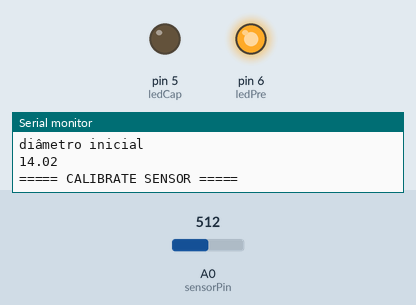
The sketch below on a simulated Arduino Uno, built with avr-gcc and run on an emulated ATmega328P. On the bench: output pins drawn as LEDs (lit = HIGH), the last lines printed to the serial monitor. Inputs (shaded band) come from the test bench; at power-on: A0 (sensorPin) = 512. Storage starts empty; pins used as bus, display or sensor lines are not drawn.

Above: at 1.2 s.
1.3 s: A0 (sensorPin) set to 111
At 2.8 s:
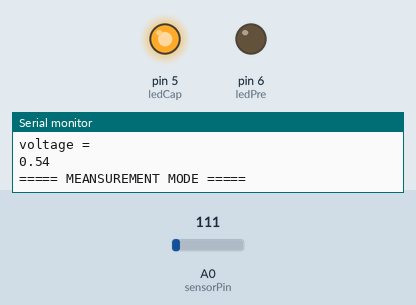
3.9 s: A0 (sensorPin) set to 89
At 16.0 s:
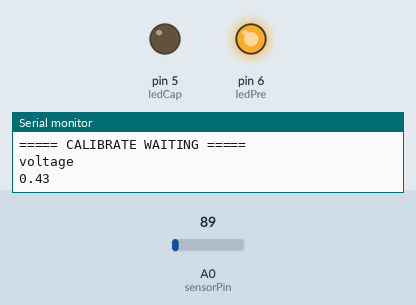
Timing chart, 0 to 16.3 s (numbered marks = the images above; inputs shaded):
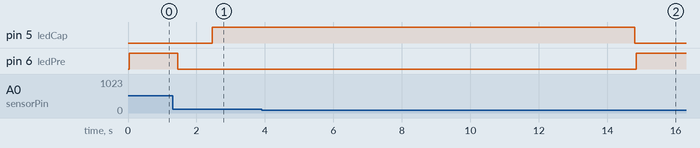

Measured:
- the behaviour switches between 101 and 100 on A0 (sensorPin) (found by bisection; images 1 and 2)
- after the input at 3.9 s, pin 5 (ledCap): HIGH → LOW after 10.9 s; pin 6 (ledPre): LOW → HIGH after 10.9 s

The sketch:

iotree_v.0.8.ino
```cpp
/*  Dendrometro de precisão para mensurar tamanho inicial e
 *   variações de crescimento do diâmetro das árvores
 *   (DAP - diametro a altura do peito com casca).
 *
 *  Code by 3ecologias.net <root@3ecologias.net>
 *
 *  notes:
 *  1 lap lapV =~ 0.5 volts (v) vcc 5v
 *  1 lap lapC =~ 7.9 cm
 *  perimetro extra cE =~ 4 cm
 *  perimetro total cT =~ 64 cm
 *  diametro inicial dI =~ 1.2732 cm
 *  diametro final dT =~ 20.3718 cm
 *  led vermelho: pre-calibragem
 *  led verde: modo de cálculo do diâmetro (DAP) e do crescimento (ICAd) em cm.
 *
 *  steps:
 *  1. ajuste o carretel do sensor e acople o dispositivo na árvore com o dispositivo desligado;
 *  2. ligue o dispositivo para habilitar o modo de calibragem, medição inicial do diâmetro, crescimento e catalogo de dados;
 *  3. o modo de calibragem do sensor verifica se o carretel realizou no mímino uma volta completa;
 *  4. o modo de medição do DAP e ICAd captura por 20 segundos o valor inicial do diâmetro;
 *  5. o modo de crescimento coleta, a cada minuto, o valor do diâmetro (DAP) e compara com o último valor do DAP para registrar o incremento do diâmetro (ICAd);
 *  6. o modo de catalogo armazena, a cada minuto, um log em CSV no SDCard com os valores do DAP: inicial, final e o ICAd.
 *  7. Para salvar o log, basta voltar o carretel para a posição inicial e aguardar o led vermelho acender. Depois disso, desligue o dispositivo e remova o SDCard.
*/

// =*= SDCARD CONFIG =*=

#include <SdFat.h>

// SPI pinout
#define PIN_SPI_CLK 13
#define PIN_SPI_MOSI 11
#define PIN_SPI_MISO 12
#define PIN_SD_CS 4

// If you have connected other SPI device then
// put here number of pin for disable its.
// Provide -1 if you don't have other devices.
#define PIN_OTHER_DEVICE_CS -1

// Change this value if you have problems with SD card
// Available values: SPI_QUARTER_SPEED //SPI_HALF_SPEED
//It is enum from SdFat
#define SD_CARD_SPEED SPI_FULL_SPEED

#define FILENAME "datalogger.csv"

// Standard SdFat object for support SD card
SdFat sd;
SdFile csv;

// =*= END SDCARD CONFIG =*=

// scope of constant
const int sensorPin = A0;    // pin that the dendro string pot sensor is attached to
const int ledPre = 6;
const int ledCap = 5;
const float Pi = 3.14159265359;

// scope of variables

// modules
bool record = true;
bool calibrate = true;
bool measurement = false;
bool growth = false;
bool catalog = false;
bool calibrateState = true;
bool meansurementState = false;

// global variables
float sensorValue = 0;
float lapC = 790; // perimetro (cm) x 100
float lapV = 49; // volts (V) x 100
float cE = 370; // perimetro (cm) x 100
int laps = 0;

float cI = 0; // perimetro inicial (cm)
float cL = 0; // perimetro final (cm)
float dI = 0; // diametro inicial (cm)
float dL = 0; // diametro final (cm)
float dapI = 0; // diametro inicial a altura do peito (cm)
float dapL = 0; // diametro final a altura do peito (cm)
float ICAd = 0.0000; // incremento de diametro (cm)
float voltage = 0;
String dataLogger ="";


void setup() {
  // Setup SdCard Pins
  pinMode(PIN_SPI_MOSI, OUTPUT);
  pinMode(PIN_SPI_MISO, INPUT);
  pinMode(PIN_SPI_CLK, OUTPUT);
  //Disable SPI devices
  pinMode(PIN_SD_CS, OUTPUT);
  digitalWrite(PIN_SD_CS, HIGH);

  #if PIN_OTHER_DEVICE_CS > 0
    pinMode(PIN_OTHER_DEVICE_CS, OUTPUT);
    digitalWrite(PIN_OTHER_DEVICE_CS, HIGH);
  #endif //PIN_OTHER_DEVICE_CS > 0

 Serial.begin(9600);
 // turn on LED to signal the start of the calibration and capture period:
 pinMode(ledPre, OUTPUT);
 pinMode(ledCap, OUTPUT);

 // Setup SD card boot
  if (!sd.begin(PIN_SD_CS, SD_CARD_SPEED)) {
    Serial.println("SD card begin error");
    return;
  }
}
// sdcard create csv file
void initSdFile()
{
  if (sd.exists(FILENAME) && !sd.remove(FILENAME))
  {
    Serial.println("Failed init remove file");
    return;
  }
  // Important note!
  // You should use flag O_RDWR even if you use CSV File
  // only for writting.
  if (!csv.open(FILENAME, O_RDWR | O_CREAT)) {
    Serial.println("Failed open file");
  } else {
    Serial.println("Sdcard saving!");
  }
}

void loop() {

  Serial.println("===== IOTr3es =====");
  Serial.println("===== BUILDING MODULES =====");

  sensorValue = analogRead(sensorPin);
  voltage = (sensorValue * (5.0 / 1023.0)) * 100;

  // calibration mode
 while (calibrate == true) {
  Serial.println("===== CALIBRATE MODE =====");
  sensorValue = analogRead(sensorPin);
  voltage = (sensorValue * (5.0 / 1023.0)) * 100;
  digitalWrite(ledPre, HIGH);
  // check pot minimum sensor value
   if (voltage >= lapV) {
    for (int i = 0; i < 10; i++) {
     voltage = (sensorValue * (5.0 / 1023.0)) * 100;
     cI = getcI(lapC, lapV, voltage);
     cI = cI + cE;
     dI = cI / Pi;
     Serial.println("===== CALIBRATE SENSOR =====");
     Serial.println("voltage" );
     Serial.println(rawData(voltage));
     Serial.println("comprimento inicial" );
     Serial.println(rawData(cI));
     Serial.println("diâmetro inicial" );
     Serial.println(rawData(dI));
     delay(100);
    }
    digitalWrite(ledPre, LOW);
    calibrate = false;
    measurement = true;
   }
   Serial.println("===== CALIBRATE WAITING =====");
   Serial.println("voltage" );
   Serial.println(rawData(voltage));
   delay(1000);
 }

  // meansurement mode
 while (measurement == true) {
  digitalWrite(ledCap, HIGH);
  sensorValue = analogRead(sensorPin);
  voltage = (sensorValue * (5.0 / 1023.0)) * 100;
  // check pot minimum sensor value
   if (voltage >= lapV) {
    for (int i = 0; i < 20; i++) {
     sensorValue = analogRead(sensorPin);
     voltage = (sensorValue * (5.0 / 1023.0)) * 100;
     cI = getcI(lapC, lapV, voltage);
     cI = cI + cE;
     dapI = cI / Pi;
     //dtostrf(dapI,7, 2, dapInitial);
     Serial.println("===== MEANSUREMENT MODE =====");
     Serial.print("DAP Initial (cm) = ");
     Serial.println(dapI);
     Serial.println("voltage = " );
     Serial.println(rawData(voltage));
     delay(100);
    }
    measurement = false;
    growth = true;
   } else {
    measurement = false;
    calibrate = true;
   }
 }

// growth mode
 while (growth == true) {
  digitalWrite(ledCap, HIGH);
  for (int i = 0; i >= 60; i++) {
     digitalWrite(ledCap, LOW);
     delay(100);
     sensorValue = analogRead(sensorPin);
     voltage = (sensorValue * (5.0 / 1023.0)) * 100;
     digitalWrite(ledCap, HIGH);
     Serial.println("===== GROWTH TIME =====");
  }
  if (record == true) {
    Serial.println("===== INIT SDCARD MODULE =====");
    initSdFile();
    csv.println("DAP-I, DAP-L, ICAD");
    record = false;
  }
  // get dap last
  sensorValue = analogRead(sensorPin);
  voltage = (sensorValue * (5.0 / 1023.0)) * 100;
  // get last DAP value in cm
  cI = getcI(lapC, lapV, voltage);
  cL = cI + cE;
  dapL = cL / Pi;
  //dtostrf(dapL,7, 2, dapLast);
  if (dapL > dapI) {
    ICAd = dapL - dapI;
    //dtostrf(ICAd,7, 1, ICAdiameter);
    Serial.println("===== GROWTH STATUS =====");
    Serial.println("DAP Last (cm) = " );
    Serial.println(rawData(dapL));
    Serial.println("ICAd (cm) = " );
    Serial.println(rawData(ICAd));
    Serial.println("voltagem (volts) = " );
    Serial.println(rawData(voltage));
    Serial.println("comprimento (cm) = " );
    Serial.println(rawData(cL));
    dataLogger = String(rawData(dapI)) + "," + String(rawData(dapL)) + "," + String(rawData(ICAd));
    csv.println(dataLogger);
  } else {
    ICAd = dapI - dapL;
    Serial.println("===== GROWTH STATUS =====");
    Serial.println("DAP Last (cm) = " );
    Serial.println(rawData(dapL));
    Serial.println("ICAd (cm) = " );
    Serial.println(rawData(ICAd));
    Serial.println("voltagem (volts) = " );
    Serial.println(rawData(voltage));
    Serial.println("comprimento (cm) = " );
    Serial.println(rawData(cL));
    dataLogger = String(rawData(dapI)) + "," + String(rawData(dapL)) + "," + String(rawData(ICAd));
    csv.println(dataLogger);
  }
  delay(10000);
  if (voltage <= lapV) {
     digitalWrite(ledCap, LOW);
     csv.close();
     Serial.println("SDCard saved!" );
     record = true;
     growth = false;
     calibrate = true;
  }
 }
}

// Function to get length
float getcI(float lapC, float lapV, float voltage){
  float _cIraw;
  float cIraw;
  _cIraw = lapC * voltage;
  cIraw = _cIraw / lapV;
  return cIraw;
}

// Function to convert data to cm
float rawData(float value){
  float rawD;
  rawD = value / 100;
  return rawD;
}
```
